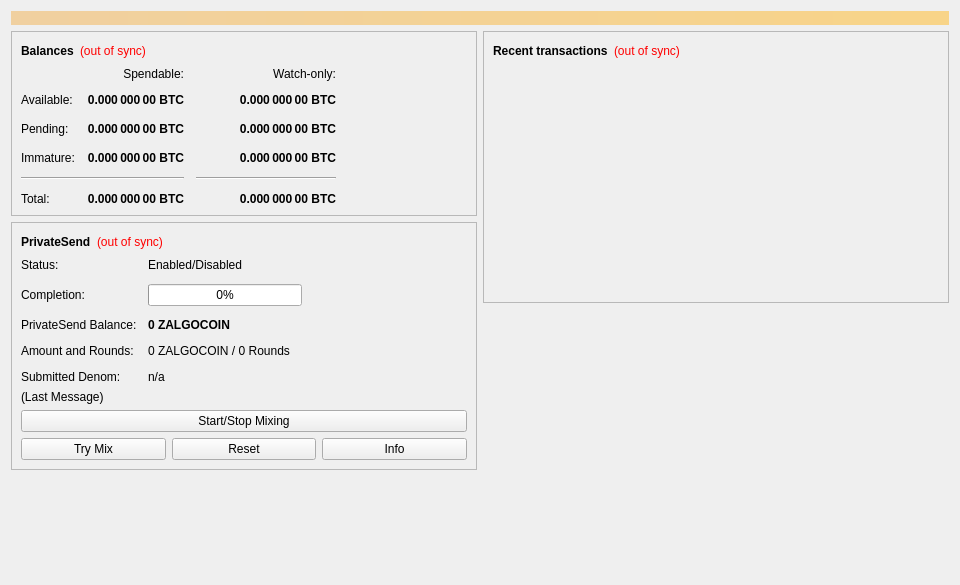
<?xml version="1.0" encoding="UTF-8"?>
<ui version="4.0">
 <class>OverviewPage</class>
 <widget class="QWidget" name="OverviewPage">
  <property name="geometry">
   <rect>
    <x>0</x>
    <y>0</y>
    <width>960</width>
    <height>585</height>
   </rect>
  </property>
  <property name="minimumSize">
   <size>
    <width>960</width>
    <height>0</height>
   </size>
  </property>
  <property name="windowTitle">
   <string>Form</string>
  </property>
  <layout class="QVBoxLayout" name="topLayout">
   <item>
    <widget class="QLabel" name="labelAlerts">
     <property name="visible">
      <bool>false</bool>
     </property>
     <property name="styleSheet">
      <string notr="true">QLabel { background-color: qlineargradient(x1: 0, y1: 0, x2: 1, y2: 0, stop:0 #F0D0A0, stop:1 #F8D488); color:#000000; }</string>
     </property>
     <property name="wordWrap">
      <bool>true</bool>
     </property>
     <property name="margin">
      <number>3</number>
     </property>
     <property name="textInteractionFlags">
      <set>Qt::TextSelectableByMouse</set>
     </property>
    </widget>
   </item>
   <item>
    <layout class="QHBoxLayout" name="horizontalLayout" stretch="1,1">
     <item>
      <layout class="QVBoxLayout" name="verticalLayout_2">
       <item>
        <widget class="QFrame" name="frame">
         <property name="frameShape">
          <enum>QFrame::StyledPanel</enum>
         </property>
         <property name="frameShadow">
          <enum>QFrame::Raised</enum>
         </property>
         <layout class="QVBoxLayout" name="verticalLayout_4">
          <item>
           <layout class="QHBoxLayout" name="horizontalLayout_4">
            <item>
             <widget class="QLabel" name="label_5">
              <property name="font">
               <font>
                <weight>75</weight>
                <bold>true</bold>
               </font>
              </property>
              <property name="text">
               <string>Balances</string>
              </property>
             </widget>
            </item>
            <item>
             <widget class="QLabel" name="labelWalletStatus">
              <property name="toolTip">
               <string>The displayed information may be out of date. Your wallet automatically synchronizes with the Zalgocoin network after a connection is established, but this process has not completed yet.</string>
              </property>
              <property name="styleSheet">
               <string notr="true">QLabel { color: red; }</string>
              </property>
              <property name="text">
               <string notr="true">(out of sync)</string>
              </property>
              <property name="alignment">
               <set>Qt::AlignLeading|Qt::AlignLeft|Qt::AlignVCenter</set>
              </property>
             </widget>
            </item>
            <item>
             <spacer name="horizontalSpacer_3">
              <property name="orientation">
               <enum>Qt::Horizontal</enum>
              </property>
              <property name="sizeHint" stdset="0">
               <size>
                <width>40</width>
                <height>20</height>
               </size>
              </property>
             </spacer>
            </item>
           </layout>
          </item>
          <item>
           <layout class="QGridLayout" name="gridLayout">
            <property name="spacing">
             <number>12</number>
            </property>
            <item row="2" column="2">
             <widget class="QLabel" name="labelWatchPending">
              <property name="font">
               <font>
                <weight>75</weight>
                <bold>true</bold>
               </font>
              </property>
              <property name="cursor">
               <cursorShape>IBeamCursor</cursorShape>
              </property>
              <property name="toolTip">
               <string>Unconfirmed transactions to watch-only addresses</string>
              </property>
              <property name="text">
               <string notr="true">0.000 000 00 BTC</string>
              </property>
              <property name="alignment">
               <set>Qt::AlignRight|Qt::AlignTrailing|Qt::AlignVCenter</set>
              </property>
              <property name="textInteractionFlags">
               <set>Qt::LinksAccessibleByMouse|Qt::TextSelectableByKeyboard|Qt::TextSelectableByMouse</set>
              </property>
             </widget>
            </item>
            <item row="2" column="1">
             <widget class="QLabel" name="labelUnconfirmed">
              <property name="font">
               <font>
                <weight>75</weight>
                <bold>true</bold>
               </font>
              </property>
              <property name="cursor">
               <cursorShape>IBeamCursor</cursorShape>
              </property>
              <property name="toolTip">
               <string>Total of transactions that have yet to be confirmed, and do not yet count toward the spendable balance</string>
              </property>
              <property name="text">
               <string notr="true">0.000 000 00 BTC</string>
              </property>
              <property name="alignment">
               <set>Qt::AlignRight|Qt::AlignTrailing|Qt::AlignVCenter</set>
              </property>
              <property name="textInteractionFlags">
               <set>Qt::LinksAccessibleByMouse|Qt::TextSelectableByKeyboard|Qt::TextSelectableByMouse</set>
              </property>
             </widget>
            </item>
            <item row="3" column="2">
             <widget class="QLabel" name="labelWatchImmature">
              <property name="font">
               <font>
                <weight>75</weight>
                <bold>true</bold>
               </font>
              </property>
              <property name="cursor">
               <cursorShape>IBeamCursor</cursorShape>
              </property>
              <property name="toolTip">
               <string>Mined balance in watch-only addresses that has not yet matured</string>
              </property>
              <property name="text">
               <string notr="true">0.000 000 00 BTC</string>
              </property>
              <property name="alignment">
               <set>Qt::AlignRight|Qt::AlignTrailing|Qt::AlignVCenter</set>
              </property>
              <property name="textInteractionFlags">
               <set>Qt::LinksAccessibleByMouse|Qt::TextSelectableByKeyboard|Qt::TextSelectableByMouse</set>
              </property>
             </widget>
            </item>
            <item row="4" column="0" colspan="2">
             <widget class="Line" name="lineSpendableBalance">
              <property name="orientation">
               <enum>Qt::Horizontal</enum>
              </property>
             </widget>
            </item>
            <item row="4" column="2">
             <widget class="Line" name="lineWatchBalance">
              <property name="sizePolicy">
               <sizepolicy hsizetype="Preferred" vsizetype="Fixed">
                <horstretch>0</horstretch>
                <verstretch>0</verstretch>
               </sizepolicy>
              </property>
              <property name="minimumSize">
               <size>
                <width>140</width>
                <height>0</height>
               </size>
              </property>
              <property name="orientation">
               <enum>Qt::Horizontal</enum>
              </property>
             </widget>
            </item>
            <item row="5" column="0">
             <widget class="QLabel" name="labelTotalText">
              <property name="text">
               <string>Total:</string>
              </property>
             </widget>
            </item>
            <item row="3" column="1">
             <widget class="QLabel" name="labelImmature">
              <property name="font">
               <font>
                <weight>75</weight>
                <bold>true</bold>
               </font>
              </property>
              <property name="cursor">
               <cursorShape>IBeamCursor</cursorShape>
              </property>
              <property name="toolTip">
               <string>Mined balance that has not yet matured</string>
              </property>
              <property name="text">
               <string notr="true">0.000 000 00 BTC</string>
              </property>
              <property name="alignment">
               <set>Qt::AlignRight|Qt::AlignTrailing|Qt::AlignVCenter</set>
              </property>
              <property name="textInteractionFlags">
               <set>Qt::LinksAccessibleByMouse|Qt::TextSelectableByKeyboard|Qt::TextSelectableByMouse</set>
              </property>
             </widget>
            </item>
            <item row="2" column="3">
             <spacer name="horizontalSpacer_2">
              <property name="orientation">
               <enum>Qt::Horizontal</enum>
              </property>
              <property name="sizeHint" stdset="0">
               <size>
                <width>40</width>
                <height>20</height>
               </size>
              </property>
             </spacer>
            </item>
            <item row="3" column="0">
             <widget class="QLabel" name="labelImmatureText">
              <property name="text">
               <string>Immature:</string>
              </property>
             </widget>
            </item>
            <item row="5" column="1">
             <widget class="QLabel" name="labelTotal">
              <property name="font">
               <font>
                <weight>75</weight>
                <bold>true</bold>
               </font>
              </property>
              <property name="cursor">
               <cursorShape>IBeamCursor</cursorShape>
              </property>
              <property name="toolTip">
               <string>Your current total balance</string>
              </property>
              <property name="text">
               <string notr="true">0.000 000 00 BTC</string>
              </property>
              <property name="alignment">
               <set>Qt::AlignRight|Qt::AlignTrailing|Qt::AlignVCenter</set>
              </property>
              <property name="textInteractionFlags">
               <set>Qt::LinksAccessibleByMouse|Qt::TextSelectableByKeyboard|Qt::TextSelectableByMouse</set>
              </property>
             </widget>
            </item>
            <item row="5" column="2">
             <widget class="QLabel" name="labelWatchTotal">
              <property name="font">
               <font>
                <weight>75</weight>
                <bold>true</bold>
               </font>
              </property>
              <property name="cursor">
               <cursorShape>IBeamCursor</cursorShape>
              </property>
              <property name="toolTip">
               <string>Current total balance in watch-only addresses</string>
              </property>
              <property name="text">
               <string notr="true">0.000 000 00 BTC</string>
              </property>
              <property name="alignment">
               <set>Qt::AlignRight|Qt::AlignTrailing|Qt::AlignVCenter</set>
              </property>
              <property name="textInteractionFlags">
               <set>Qt::LinksAccessibleByMouse|Qt::TextSelectableByKeyboard|Qt::TextSelectableByMouse</set>
              </property>
             </widget>
            </item>
            <item row="0" column="2">
             <widget class="QLabel" name="labelWatchonly">
              <property name="text">
               <string>Watch-only:</string>
              </property>
              <property name="alignment">
               <set>Qt::AlignRight|Qt::AlignTrailing|Qt::AlignVCenter</set>
              </property>
             </widget>
            </item>
            <item row="1" column="0">
             <widget class="QLabel" name="labelBalanceText">
              <property name="text">
               <string>Available:</string>
              </property>
             </widget>
            </item>
            <item row="1" column="1">
             <widget class="QLabel" name="labelBalance">
              <property name="font">
               <font>
                <weight>75</weight>
                <bold>true</bold>
               </font>
              </property>
              <property name="cursor">
               <cursorShape>IBeamCursor</cursorShape>
              </property>
              <property name="toolTip">
               <string>Your current spendable balance</string>
              </property>
              <property name="text">
               <string notr="true">0.000 000 00 BTC</string>
              </property>
              <property name="alignment">
               <set>Qt::AlignRight|Qt::AlignTrailing|Qt::AlignVCenter</set>
              </property>
              <property name="textInteractionFlags">
               <set>Qt::LinksAccessibleByMouse|Qt::TextSelectableByKeyboard|Qt::TextSelectableByMouse</set>
              </property>
             </widget>
            </item>
            <item row="1" column="2">
             <widget class="QLabel" name="labelWatchAvailable">
              <property name="font">
               <font>
                <weight>75</weight>
                <bold>true</bold>
               </font>
              </property>
              <property name="cursor">
               <cursorShape>IBeamCursor</cursorShape>
              </property>
              <property name="toolTip">
               <string>Your current balance in watch-only addresses</string>
              </property>
              <property name="text">
               <string notr="true">0.000 000 00 BTC</string>
              </property>
              <property name="alignment">
               <set>Qt::AlignRight|Qt::AlignTrailing|Qt::AlignVCenter</set>
              </property>
              <property name="textInteractionFlags">
               <set>Qt::LinksAccessibleByMouse|Qt::TextSelectableByKeyboard|Qt::TextSelectableByMouse</set>
              </property>
             </widget>
            </item>
            <item row="2" column="0">
             <widget class="QLabel" name="labelPendingText">
              <property name="text">
               <string>Pending:</string>
              </property>
             </widget>
            </item>
            <item row="0" column="1">
             <widget class="QLabel" name="labelSpendable">
              <property name="text">
               <string>Spendable:</string>
              </property>
              <property name="alignment">
               <set>Qt::AlignRight|Qt::AlignTrailing|Qt::AlignVCenter</set>
              </property>
             </widget>
            </item>
           </layout>
          </item>
         </layout>
        </widget>
       </item>
       <item>
        <widget class="QFrame" name="framePrivateSend">
         <property name="layoutDirection">
          <enum>Qt::LeftToRight</enum>
         </property>
         <property name="frameShape">
          <enum>QFrame::StyledPanel</enum>
         </property>
         <property name="frameShadow">
          <enum>QFrame::Raised</enum>
         </property>
         <layout class="QVBoxLayout" name="VerticalLayout_PS1">
          <item>
           <layout class="QHBoxLayout" name="horizontalLayout_5">
            <item>
             <widget class="QLabel" name="labelPrivateSendHeader">
              <property name="font">
               <font>
                <weight>75</weight>
                <bold>true</bold>
               </font>
              </property>
              <property name="text">
               <string>PrivateSend</string>
              </property>
             </widget>
            </item>
            <item>
             <widget class="QLabel" name="labelPrivateSendSyncStatus">
              <property name="toolTip">
               <string>The displayed information may be out of date. Your wallet automatically synchronizes with the Zalgocoin network after a connection is established, but this process has not completed yet.</string>
              </property>
              <property name="styleSheet">
               <string notr="true">QLabel { color: red; }</string>
              </property>
              <property name="text">
               <string notr="true">(out of sync)</string>
              </property>
              <property name="alignment">
               <set>Qt::AlignLeading|Qt::AlignLeft|Qt::AlignVCenter</set>
              </property>
             </widget>
            </item>
            <item>
             <spacer name="horizontalSpacer_4">
              <property name="orientation">
               <enum>Qt::Horizontal</enum>
              </property>
              <property name="sizeHint" stdset="0">
               <size>
                <width>40</width>
                <height>20</height>
               </size>
              </property>
             </spacer>
            </item>
           </layout>
          </item>
          <item>
           <layout class="QFormLayout" name="privateSendFormLayout">
            <property name="fieldGrowthPolicy">
             <enum>QFormLayout::AllNonFixedFieldsGrow</enum>
            </property>
            <property name="horizontalSpacing">
             <number>11</number>
            </property>
            <property name="verticalSpacing">
             <number>12</number>
            </property>
            <item row="0" column="0">
             <widget class="QLabel" name="labelPrivateSendEnabledText">
              <property name="text">
               <string>Status:</string>
              </property>
             </widget>
            </item>
            <item row="0" column="1">
             <widget class="QLabel" name="labelPrivateSendEnabled">
              <property name="text">
               <string>Enabled/Disabled</string>
              </property>
             </widget>
            </item>
            <item row="1" column="0">
             <widget class="QLabel" name="labelCompletitionText">
              <property name="text">
               <string>Completion:</string>
              </property>
             </widget>
            </item>
            <item row="1" column="1">
             <widget class="QProgressBar" name="privateSendProgress">
              <property name="maximumSize">
               <size>
                <width>154</width>
                <height>16777215</height>
               </size>
              </property>
              <property name="value">
               <number>0</number>
              </property>
             </widget>
            </item>
            <item row="2" column="0">
             <widget class="QLabel" name="labelAnonymizedText">
              <property name="text">
               <string>PrivateSend Balance:</string>
              </property>
             </widget>
            </item>
            <item row="2" column="1">
             <widget class="QLabel" name="labelAnonymized">
              <property name="font">
               <font>
                <weight>75</weight>
                <bold>true</bold>
               </font>
              </property>
              <property name="text">
               <string notr="true">0 ZALGOCOIN</string>
              </property>
             </widget>
            </item>
            <item row="3" column="0">
             <widget class="QLabel" name="labelAmountAndRoundsText">
              <property name="text">
               <string>Amount and Rounds:</string>
              </property>
             </widget>
            </item>
            <item row="3" column="1">
             <widget class="QLabel" name="labelAmountRounds">
              <property name="text">
               <string>0 ZALGOCOIN / 0 Rounds</string>
              </property>
             </widget>
            </item>
            <item row="4" column="0">
             <widget class="QLabel" name="labelSubmittedDenomText">
              <property name="text">
               <string>Submitted Denom:</string>
              </property>
             </widget>
            </item>
            <item row="4" column="1">
             <widget class="QLabel" name="labelSubmittedDenom">
              <property name="toolTip">
               <string>The denominations you submitted to the Masternode.&lt;br&gt;To mix, other users must submit the exact same denominations.</string>
              </property>
              <property name="text">
               <string>n/a</string>
              </property>
             </widget>
            </item>
           </layout>
          </item>
          <item>
           <layout class="QVBoxLayout" name="VerticalLayout_PS">
            <item>
             <widget class="QLabel" name="labelPrivateSendLastMessage">
              <property name="text">
               <string>(Last Message)</string>
              </property>
              <property name="alignment">
               <set>Qt::AlignLeading|Qt::AlignLeft|Qt::AlignTop</set>
              </property>
              <property name="wordWrap">
               <bool>true</bool>
              </property>
             </widget>
            </item>
            <item>
             <widget class="QPushButton" name="togglePrivateSend">
              <property name="sizePolicy">
               <sizepolicy hsizetype="MinimumExpanding" vsizetype="Fixed">
                <horstretch>0</horstretch>
                <verstretch>0</verstretch>
               </sizepolicy>
              </property>
              <property name="text">
               <string>Start/Stop Mixing</string>
              </property>
             </widget>
            </item>
            <item>
             <layout class="QHBoxLayout" name="horizontalLayout_debugbuttons">
              <item>
               <widget class="QPushButton" name="privateSendAuto">
                <property name="sizePolicy">
                 <sizepolicy hsizetype="MinimumExpanding" vsizetype="Fixed">
                  <horstretch>0</horstretch>
                  <verstretch>0</verstretch>
                 </sizepolicy>
                </property>
                <property name="toolTip">
                 <string>Try to manually submit a PrivateSend request.</string>
                </property>
                <property name="text">
                 <string>Try Mix</string>
                </property>
               </widget>
              </item>
              <item>
               <widget class="QPushButton" name="privateSendReset">
                <property name="sizePolicy">
                 <sizepolicy hsizetype="MinimumExpanding" vsizetype="Fixed">
                  <horstretch>0</horstretch>
                  <verstretch>0</verstretch>
                 </sizepolicy>
                </property>
                <property name="toolTip">
                 <string>Reset the current status of PrivateSend (can interrupt PrivateSend if it's in the process of Mixing, which can cost you money!)</string>
                </property>
                <property name="autoFillBackground">
                 <bool>false</bool>
                </property>
                <property name="text">
                 <string>Reset</string>
                </property>
               </widget>
              </item>
              <item>
               <widget class="QPushButton" name="privateSendInfo">
                <property name="sizePolicy">
                 <sizepolicy hsizetype="MinimumExpanding" vsizetype="Fixed">
                  <horstretch>0</horstretch>
                  <verstretch>0</verstretch>
                 </sizepolicy>
                </property>
                <property name="toolTip">
                 <string>Information about PrivateSend and Mixing</string>
                </property>
                <property name="text">
                 <string>Info</string>
                </property>
               </widget>
              </item>
             </layout>
            </item>
           </layout>
          </item>
         </layout>
        </widget>
       </item>
       <item>
        <spacer name="verticalSpacer">
         <property name="orientation">
          <enum>Qt::Vertical</enum>
         </property>
         <property name="sizeHint" stdset="0">
          <size>
           <width>20</width>
           <height>40</height>
          </size>
         </property>
        </spacer>
       </item>
      </layout>
     </item>
     <item>
      <layout class="QVBoxLayout" name="verticalLayout_3">
       <item>
        <widget class="QFrame" name="frame_2">
         <property name="frameShape">
          <enum>QFrame::StyledPanel</enum>
         </property>
         <property name="frameShadow">
          <enum>QFrame::Raised</enum>
         </property>
         <layout class="QVBoxLayout" name="verticalLayout">
          <item>
           <layout class="QHBoxLayout" name="horizontalLayout_2">
            <item>
             <widget class="QLabel" name="label_4">
              <property name="font">
               <font>
                <weight>75</weight>
                <bold>true</bold>
               </font>
              </property>
              <property name="text">
               <string>Recent transactions</string>
              </property>
             </widget>
            </item>
            <item>
             <widget class="QLabel" name="labelTransactionsStatus">
              <property name="toolTip">
               <string>The displayed information may be out of date. Your wallet automatically synchronizes with the Zalgocoin network after a connection is established, but this process has not completed yet.</string>
              </property>
              <property name="styleSheet">
               <string notr="true">QLabel { color: red; }</string>
              </property>
              <property name="text">
               <string notr="true">(out of sync)</string>
              </property>
              <property name="alignment">
               <set>Qt::AlignLeading|Qt::AlignLeft|Qt::AlignVCenter</set>
              </property>
             </widget>
            </item>
            <item>
             <spacer name="horizontalSpacer">
              <property name="orientation">
               <enum>Qt::Horizontal</enum>
              </property>
              <property name="sizeHint" stdset="0">
               <size>
                <width>40</width>
                <height>20</height>
               </size>
              </property>
             </spacer>
            </item>
           </layout>
          </item>
          <item>
           <widget class="QListView" name="listTransactions">
            <property name="styleSheet">
             <string notr="true">QListView { background: transparent; }</string>
            </property>
            <property name="frameShape">
             <enum>QFrame::NoFrame</enum>
            </property>
            <property name="verticalScrollBarPolicy">
             <enum>Qt::ScrollBarAlwaysOff</enum>
            </property>
            <property name="horizontalScrollBarPolicy">
             <enum>Qt::ScrollBarAlwaysOff</enum>
            </property>
            <property name="selectionMode">
             <enum>QAbstractItemView::NoSelection</enum>
            </property>
           </widget>
          </item>
         </layout>
        </widget>
       </item>
       <item>
        <spacer name="verticalSpacer_2">
         <property name="orientation">
          <enum>Qt::Vertical</enum>
         </property>
         <property name="sizeHint" stdset="0">
          <size>
           <width>20</width>
           <height>40</height>
          </size>
         </property>
        </spacer>
       </item>
      </layout>
     </item>
    </layout>
   </item>
  </layout>
 </widget>
 <resources/>
 <connections/>
</ui>
